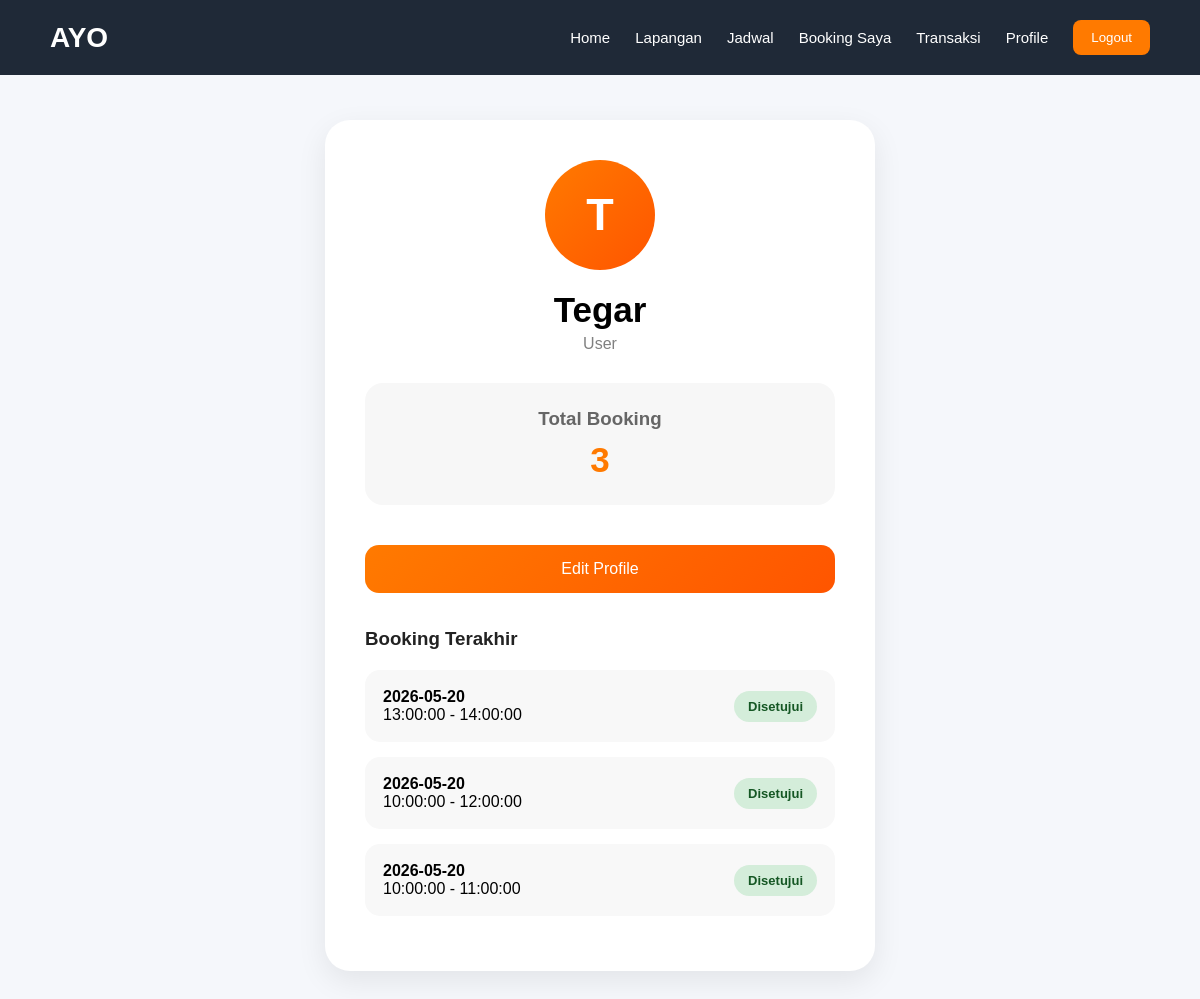
Screenshot of /PemesananLapanganFutsal/User/Profile.php (signed in) with the database file from the repository.
### tables this page shows
CREATE TABLE `tuser` (
  `Id_user` int(11) NOT NULL,
  `Username` varchar(100) NOT NULL,
  `Email` varchar(100) NOT NULL,
  `Password` varchar(255) NOT NULL,
  `Role` enum('Admin','User') NOT NULL
);

CREATE TABLE `tbooking` (
  `Id_booking` int(11) NOT NULL,
  `Username` varchar(100) NOT NULL,
  `Id_lapang` int(11) NOT NULL,
  `Tanggal` date NOT NULL,
  `Jam_mulai` time NOT NULL,
  `Jam_selesai` time NOT NULL,
  `Status` varchar(50) NOT NULL
);

### PemesananLapanganFutsal/User/Profile.php (the view, shortened to what this page needs)
<?php
require_once("../config/koneksi.php");
$username = $_SESSION['Username'];
$query = mysqli_query(
    $koneksi,
    "SELECT * FROM tuser
     WHERE Username='$username'"
);
$data = mysqli_fetch_assoc($query);
$totalBooking = mysqli_fetch_assoc(
    mysqli_query(
        $koneksi,
        "SELECT COUNT(*) as total
         FROM tbooking
         WHERE Username='$username'"
    )
);
$recentBooking = mysqli_query(
    $koneksi,
    "SELECT *
     FROM tbooking
     WHERE Username='$username'
     ORDER BY Id_booking DESC
     LIMIT 3"
);
?>
<!DOCTYPE html>
<html>
<head>
    <link rel="stylesheet" href="../asset/css/style.css">
</head>
<body>
    <div class="navbar-user">
        <h2>AYO</h2>
        <div class="navbar-menu">
            <a href="Dashboard_user.php">
                Home
            </a>
            <a href="Lapangan_user.php">
                Lapangan
            </a>
            <a href="Jadwal.php">
                Jadwal
            </a>
            <a href="Booking_user.php">
                Booking Saya
            </a>
            <a href="Transaksi_user.php">Transaksi</a>
            <a href="Profile.php">
                Profile
            </a>
            <a href="../Logout.php" onclick="return confirm('Yakin ingin logout?')">
                <button class="logout-btn">
                    Logout
                </button>
            </a>
        </div>
    </div>
    <div class="profile-container">
        <div class="profile-card">
            <div class="avatar">
                <?= strtoupper(substr($data['Username'], 0, 1)); ?>
            </div>
            <h2>
                <?= $data['Username']; ?>
            </h2>
            <p class="role">
                <?= $data['Role']; ?>
            </p>
            <div class="profile-info">
                <div class="info-box">
                    <h3>Total Booking</h3>
                    <p>
                        <?= $totalBooking['total']; ?>
                    </p>
                </div>
            </div>
                <button type="button" class="edit-profile-btn" onclick="OpenEditProfile()">
                    Edit Profile
                </button>
            <div class="recent-booking">
                <h3>Booking Terakhir</h3>
                <?php while ($row = mysqli_fetch_assoc($recentBooking)) { ?>
                    <div class="booking-item">
                        <div>
                            <strong>
                                <?= $row['Tanggal']; ?>
                            </strong>
                            <br>
                            <?= $row['Jam_mulai']; ?>
                            -
                            <?= $row['Jam_selesai']; ?>
                        </div>
                        <div>
                            <?php
                            if ($row['Status'] == 'menunggu') {
                                echo "<span class='status status-menunggu'>
                                Menunggu
                                </span>";
                            } elseif ($row['Status'] == 'disetujui') {
                                echo "<span class='status status-disetujui'>
                                Disetujui
                                </span>";
                            } else {
                                echo "<span class='status status-ditolak'>
                                Ditolak
                                </span>";
                            }
                            ?>
                        </div>
                    </div>
                <?php } ?>
            </div>
        </div>
    </div>
</body>
</html>

### PemesananLapanganFutsal/asset/css/style.css (style rules this page uses)
:root { --primary: #ff7a00; --dark: #1f2937; --light: #f5f5f5; --white: #ffffff; }
* { margin: 0; padding: 0; box-sizing: border-box; font-family: Arial, sans-serif; }
body { background: var(--light); overflow-x: hidden; }
.navbar-user { width: 100%; height: 75px; display: flex; justify-content: space-between; align-items: center; padding: 0 50px; position: fixed; top: 0; left: 0; background: var(--dark); z-index: 999; }
.navbar-user h2 { color: white; font-size: 28px; }
.navbar-menu { display: flex; align-items: center; gap: 25px; flex-wrap: wrap; }
.navbar-menu a { color: white; text-decoration: none; font-size: 15px; transition: 0.3s; }
.logout-btn { background: var(--primary); color: white; border: none; border-radius: 8px; padding: 10px 18px; cursor: pointer; transition: 0.3s; }
.profile-container { width: 100%; min-height: 100vh; display: flex; justify-content: center; align-items: center; padding: 120px 20px 40px; background: #f5f7fb; }
.profile-card { width: 100%; max-width: 550px; background: white; border-radius: 25px; padding: 40px; box-shadow: 0 10px 30px rgba(0,0,0,0.08); }
.avatar { width: 110px; height: 110px; background: linear-gradient( 135deg, #ff7a00, #ff5500 ); color: white; border-radius: 50%; display: flex; justify-content: center; align-items: center; font-size: 45px; font-weight: bold; margin: auto; margin-bottom: 20px; }
.profile-card h2 { text-align: center; font-size: 35px; margin-bottom: 5px; }
.role { text-align: center; color: gray; margin-bottom: 30px; }
.profile-info { margin: 30px 0; }
.info-box { background: #f7f7f7; padding: 25px; border-radius: 18px; text-align: center; }
.info-box h3 { color: #666; margin-bottom: 10px; }
.info-box p { font-size: 35px; font-weight: bold; color: #ff7a00; }
.edit-profile-btn { width: 100%; padding: 15px; border: none; border-radius: 14px; background: linear-gradient( 135deg, #ff7a00, #ff5500 ); color: white; font-size: 16px; cursor: pointer; transition: 0.3s; margin-top: 10px; }
.recent-booking { margin-top: 35px; }
.recent-booking h3 { margin-bottom: 20px; color: #222; }
.booking-item { background: #f8f8f8; border-radius: 15px; padding: 18px; margin-bottom: 15px; display: flex; justify-content: space-between; align-items: center; }
.status { padding: 8px 14px; border-radius: 30px; font-size: 13px; font-weight: bold; }
.status-disetujui { background: #d4edda; color: #155724; }

### rows the page displays
tuser: Username "T", Username "Tegar", Role "User"
tbooking: Tanggal "2026-05-20", Jam_mulai "13:00:00", Jam_selesai "14:00:00", Status "Disetujui"
tbooking: Tanggal "2026-05-20", Jam_mulai "10:00:00", Jam_selesai "12:00:00", Status "Disetujui"
tbooking: Tanggal "2026-05-20", Jam_mulai "10:00:00", Jam_selesai "11:00:00", Status "Disetujui"

### other values shown
$totalBooking['total'] "3"
